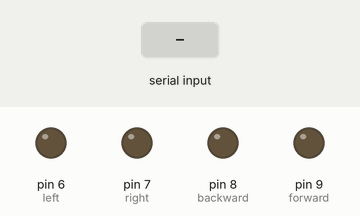
Simulated run of this sketch. Board: Arduino Uno, built with avr-gcc and run on an emulated ATmega328P. Shown: output pins drawn as LEDs (lit = HIGH). The inputs (shaded band) are chosen by the test bench.

Above: at 1.2 s.
1.3 s: "FORWARD GO STRAIGHT\n" received over Serial
At 2.1 s:
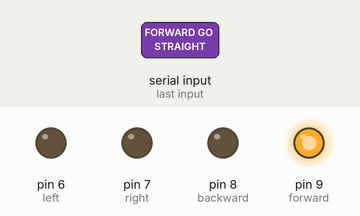
2.8 s: "FORWARD GO LEFT\n" received over Serial
At 3.1 s:
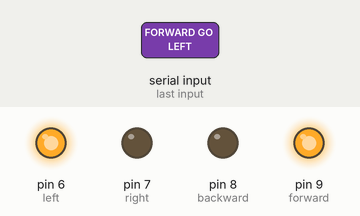
4.3 s: "FORWARD GO RIGHT\n" received over Serial
At 5.5 s:
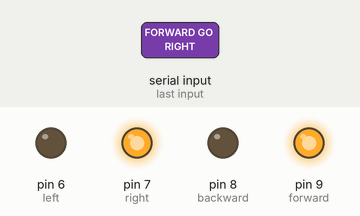
5.8 s: "REVERSE GO STRAIGHT\n" received over Serial
At 6.7 s:
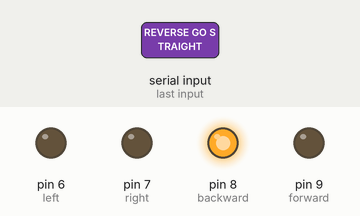
7.3 s: "STOP\n" received over Serial
At 8.5 s:
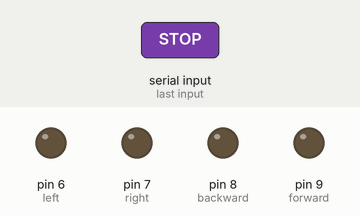
Timing chart, 0 to 9.8 s (numbered marks = the images above; inputs shaded):
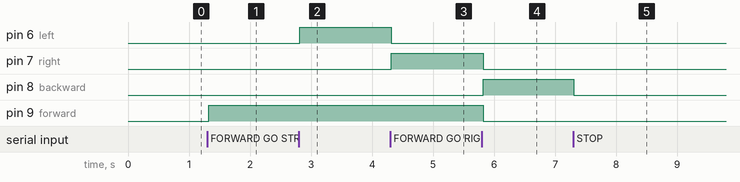

Measured:
- after the input at 1.3 s, pin 9 (forward): LOW → HIGH at once
- after the input at 2.8 s, pin 6 (left): LOW → HIGH at once
- after the input at 4.3 s, pin 6 (left): HIGH → LOW at once; pin 7 (right): LOW → HIGH at once
- after the input at 5.8 s, pin 7 (right), pin 9 (forward): HIGH → LOW at once; pin 8 (backward): LOW → HIGH at once
- after the input at 7.3 s, pin 8 (backward): HIGH → LOW at once

The sketch:

wired_arduino_code.ino
```cpp
String arrivingdatabyte;
int forward = 9;
int backward = 8;
int right = 7;
int left = 6;
void setup()
{
    Serial.begin(9600);

    pinMode(forward, OUTPUT);
    pinMode(backward, OUTPUT);
    pinMode(right, OUTPUT);
    pinMode(left, OUTPUT);
}
void loop()
{
    if (Serial.available() > 0)
    {
        arrivingdatabyte = Serial.readStringUntil('\n');
        if (arrivingdatabyte == "FORWARD GO STRAIGHT")
        {
            digitalWrite(forward, HIGH);
            digitalWrite(backward, LOW);
            digitalWrite(right, LOW);
            digitalWrite(left, LOW);
        }
        else if (arrivingdatabyte == "FORWARD GO LEFT")
        {
            digitalWrite(forward, HIGH);
            digitalWrite(backward, LOW);
            digitalWrite(right, LOW);
            digitalWrite(left, HIGH);
        }
        else if (arrivingdatabyte == "FORWARD GO RIGHT")
        {
            digitalWrite(forward, HIGH);
            digitalWrite(backward, LOW);
            digitalWrite(right, HIGH);
            digitalWrite(left, LOW);
        }

        else if (arrivingdatabyte == "REVERSE GO STRAIGHT")
        {
            digitalWrite(forward, LOW);
            digitalWrite(backward, HIGH);
            digitalWrite(right, LOW);
            digitalWrite(left, LOW);
        }
        else if (arrivingdatabyte == "FORWARD GO LEFT")
        {
            digitalWrite(forward, LOW);
            digitalWrite(backward, HIGH);
            digitalWrite(right, LOW);
            digitalWrite(left, HIGH);
        }
        else if (arrivingdatabyte == "FORWARD GO RIGHT")
        {
            digitalWrite(forward, LOW);
            digitalWrite(backward, HIGH);
            digitalWrite(right, HIGH);
            digitalWrite(left, LOW);
        }


        else if (arrivingdatabyte == "STOP")
        {
            digitalWrite(forward, LOW);
            digitalWrite(backward, LOW);
            digitalWrite(right, LOW);
            digitalWrite(left, LOW);
        }
    }
}
```
